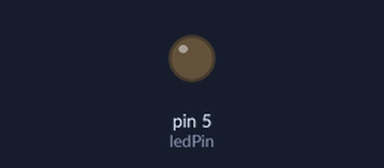
The sketch below on a simulated Arduino Uno, built with avr-gcc and run on an emulated ATmega328P. Parts: output pins drawn as LEDs (lit = HIGH).

Above: at 1.7 s.
At 62.1 s:
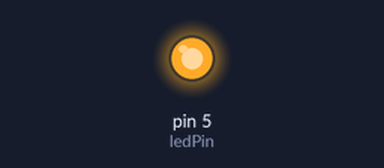
Timing chart, 0 to 64.2 s (numbered marks = the images above):
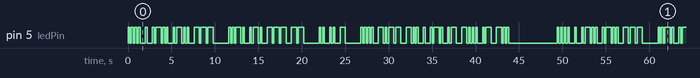

The sketch:

tran.ino
```cpp
const int ledPin = 5;
const int ditTime = 200;
const int dahTime = 600;
const int symbolGap = 200;
const int letterGap = 600;
const int wordGap = 1400;

String letters[] = {
  ".-", "-...", "-.-.", "-..", ".", "..-.", "--.", "....", "..",
  ".---", "-.-", ".-..", "--", "-.", "---", ".--.", "--.-", ".-.",
  "...", "-", "..-", "...-", ".--", "-..-", "-.--", "--.."
};

void setup() { pinMode(ledPin, OUTPUT); }

void flash(int duration) {
  digitalWrite(ledPin, HIGH);
  delay(duration);
  digitalWrite(ledPin, LOW);
  delay(symbolGap);
}

void sendChar(char c) {
  if (c >= 'A' && c <= 'Z') {
    String morse = letters[c - 'A'];
    for (int i = 0; i < morse.length(); i++) {
      if (morse[i] == '.') flash(ditTime);
      else if (morse[i] == '-') flash(dahTime);
    }
    delay(letterGap - symbolGap);
  }
  else if (c == ' ') { delay(wordGap - symbolGap); }
}

void loop() {
  String input = "HELLO FROM IIT HYDERABAD";
  input.toUpperCase();
  for (int i = 0; i < input.length(); i++) { sendChar(input[i]); }
  delay(5000);
}
```

Measured:
- by itself, pin 5 (ledPin): moves between LOW and HIGH, repeating every 49.4 s
- by itself, everything shown: repeats every 49.4 s, in 118 steps
